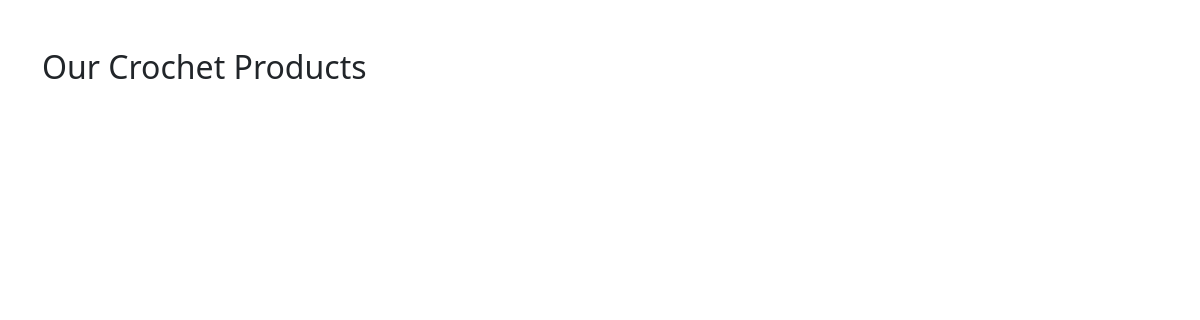
/products, run on an earlier commit of the app's database.
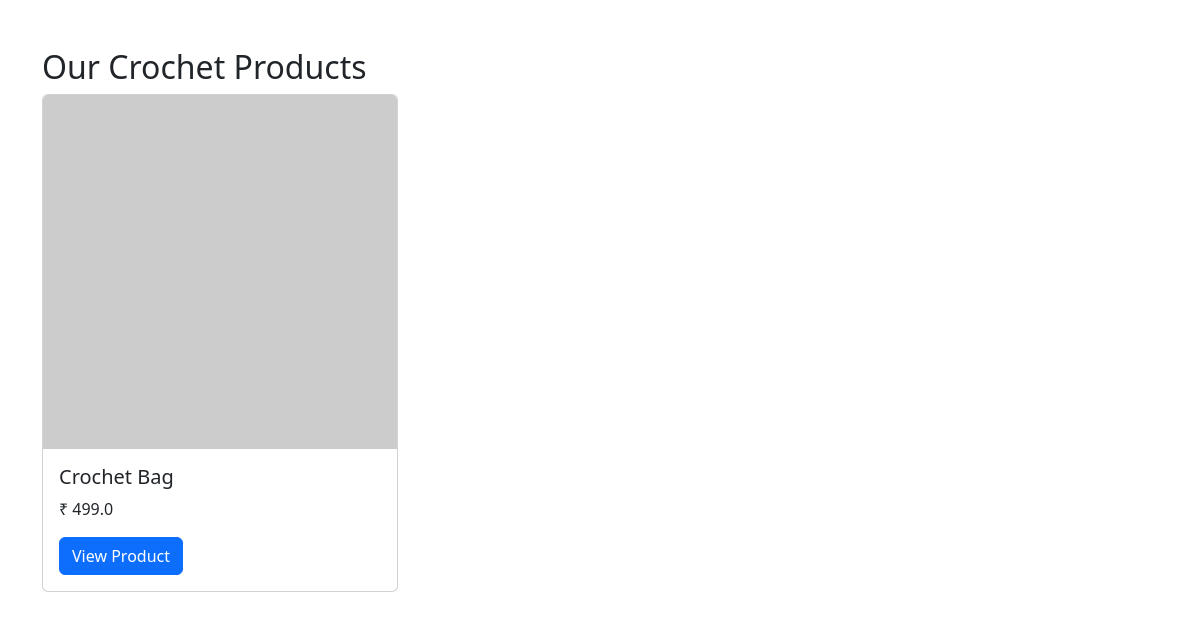
And on a later commit of the database.
### models.py (models this page shows)
class Product(db.Model):
    id = db.Column(db.Integer, primary_key=True)
    name = db.Column(db.String(200))
    description = db.Column(db.Text)
    price = db.Column(db.Float)
    image = db.Column(db.String(200))
    category = db.Column(db.String(100))
    stock = db.Column(db.Integer)

### app.py (the view)
@app.route('/products')
def products():
    all_products = Product.query.all()
    return render_template(
        "products.html",
        products=all_products
    )

### templates/products.html (shortened to what this page needs)
<!DOCTYPE html>
<html>
<head>
<link href="https://cdn.jsdelivr.net/npm/bootstrap@5.3.0/dist/css/bootstrap.min.css" rel="stylesheet">
</head>
<body>
<div class="container mt-5">
<h2>Our Crochet Products</h2>
<div class="row">
{% for product in products %}
<div class="col-md-4">
<div class="card mb-4">
<img src="{{product.image}}" class="card-img-top">
<div class="card-body">
<h5>{{product.name}}</h5>
<p>₹ {{product.price}}</p>
<a href="#" class="btn btn-primary">View Product</a>
</div>
</div>
</div>
{% endfor %}
</div>
</div>
</body>
</html>

What changed in the data, as far as the page shows it:
added Product: name "Crochet Bag", price "499.0"
